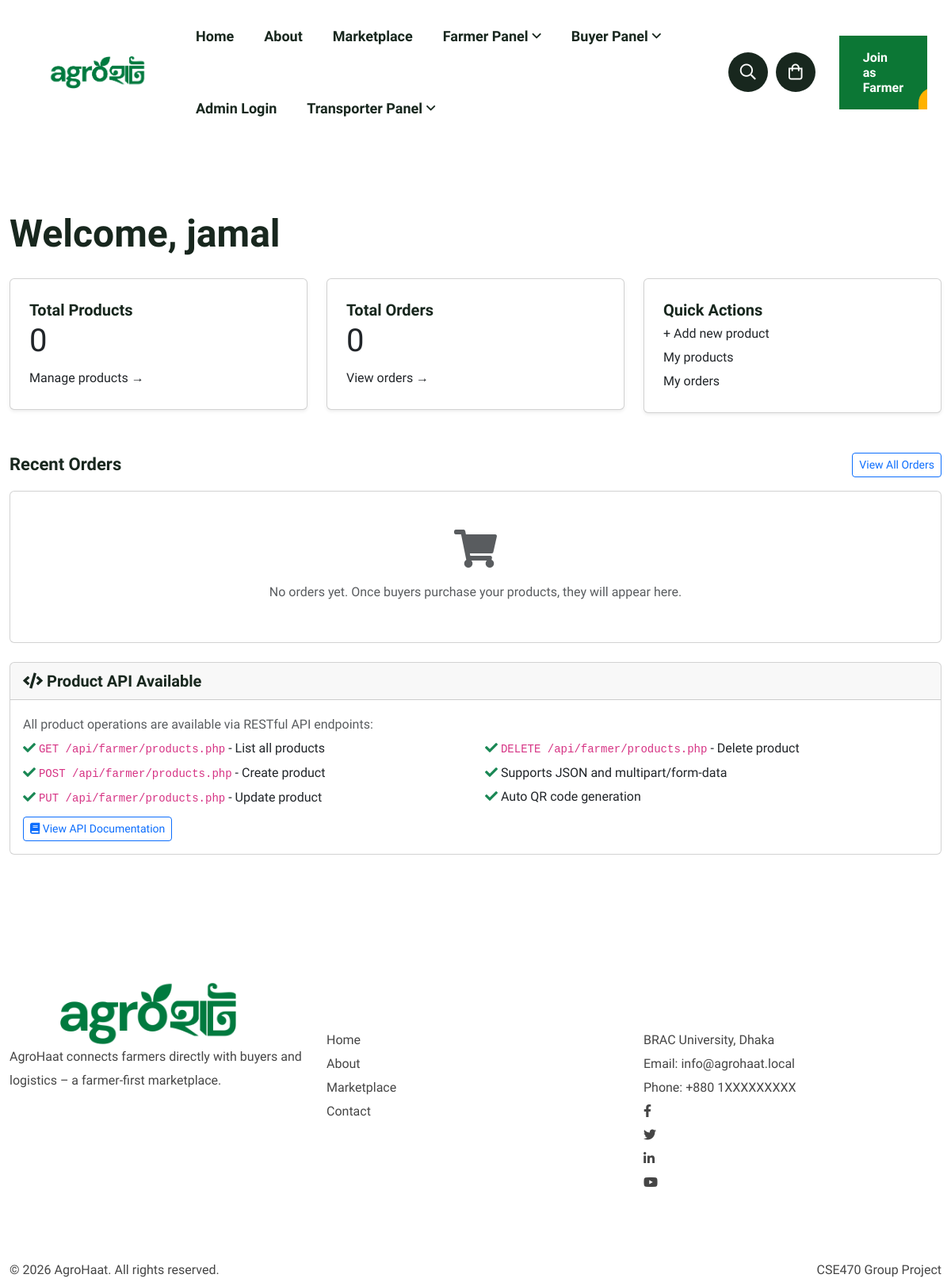
/public/farmer/dashboard.php (signed in), run on an earlier commit of the app's database.
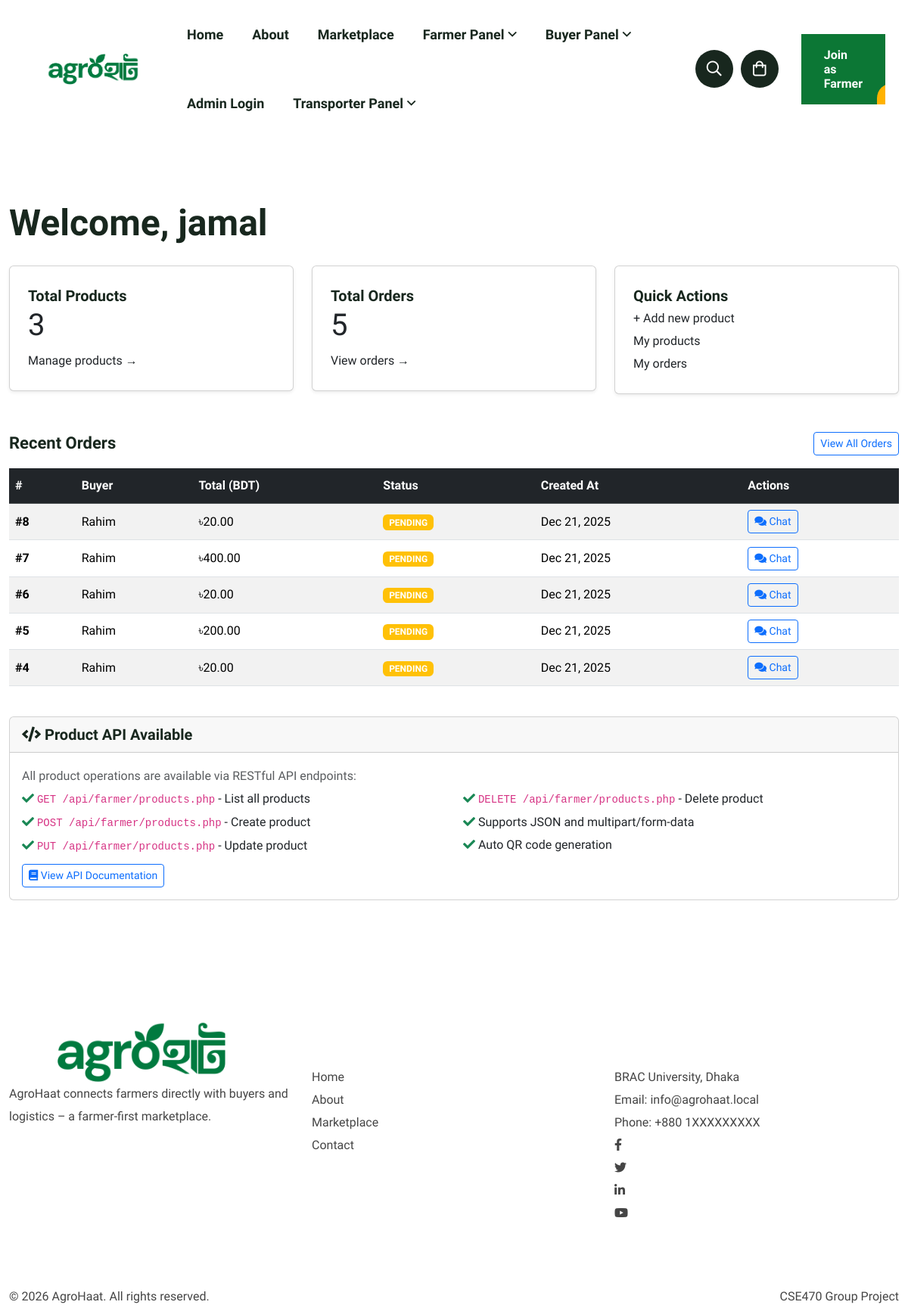
And on a later commit of the database.
### tables this page shows
CREATE TABLE `orders` (
  `order_id` bigint(20) NOT NULL,
  `buyer_id` bigint(20) NOT NULL,
  `farmer_id` bigint(20) DEFAULT NULL,
  `total_amount` decimal(12,2) NOT NULL,
  `status` enum('PENDING','PAID','PROCESSING','READY_FOR_PICKUP','SHIPPED','DELIVERED','CANCELLED','DISPUTED') DEFAULT 'PENDING',
  `payment_status` enum('UNPAID','PENDING','PAID','PARTIAL','REFUNDED') DEFAULT 'UNPAID',
  `payment_method` varchar(50) DEFAULT NULL,
  `transaction_id` varchar(255) DEFAULT NULL,
  `shipping_address` text NOT NULL,
  `delivery_note` text DEFAULT NULL,
  `created_at` timestamp NOT NULL DEFAULT current_timestamp(),
  `updated_at` timestamp NULL DEFAULT NULL ON UPDATE current_timestamp()
);

CREATE TABLE `users` (
  `user_id` bigint(20) NOT NULL,
  `full_name` varchar(100) NOT NULL,
  `phone_number` varchar(15) NOT NULL,
  `email` varchar(100) DEFAULT NULL,
  `password_hash` varchar(255) NOT NULL,
  `role` enum('ADMIN','FARMER','BUYER','TRANSPORTER') NOT NULL,
  `division` varchar(50) DEFAULT NULL,
  `district` varchar(50) DEFAULT NULL,
  `upazila` varchar(50) DEFAULT NULL,
  `address_details` text DEFAULT NULL,
  `latitude` decimal(10,8) DEFAULT NULL,
  `longitude` decimal(11,8) DEFAULT NULL,
  `is_verified` tinyint(1) DEFAULT 0,
  `is_deleted` tinyint(1) DEFAULT 0,
  `created_at` timestamp NOT NULL DEFAULT current_timestamp(),
  `updated_at` timestamp NOT NULL DEFAULT current_timestamp() ON UPDATE current_timestamp()
);

### config/config.php (called while the page is built, shortened)
<?php
$BASE_URL = 'http://localhost/Agrohaat/public/';

### public/farmer/dashboard.php (the view, shortened to what the changed rows need)
<?php
require_once '../../config/config.php';
$farmerId = $_SESSION['user_id'];
$stmt = $pdo->prepare("SELECT COUNT(*) AS c FROM products WHERE farmer_id = :fid AND is_deleted = 0");
$stmt->execute([':fid' => $farmerId]);
$productStats = $stmt->fetch();
$stmt = $pdo->prepare("SELECT COUNT(*) AS c FROM orders WHERE farmer_id = :fid");
$stmt->execute([':fid' => $farmerId]);
$orderStats = $stmt->fetch();
$stmt = $pdo->prepare("
    SELECT o.order_id, o.total_amount, o.status, o.created_at, u.full_name AS buyer_name
    FROM orders o
    JOIN users u ON u.user_id = o.buyer_id
    WHERE o.farmer_id = :fid
    ORDER BY o.created_at DESC
    LIMIT 5
");
$stmt->execute([':fid' => $farmerId]);
$recentOrders = $stmt->fetchAll();
include '../../includes/header.php';
?>
<section class="pt-80 pb-80">
    <div class="container">
        <h2 class="mb-4">Welcome, <?= htmlspecialchars($_SESSION['name'] ?? 'Farmer') ?></h2>
        <div class="row g-4 mb-5">
            <div class="col-md-4">
                <div class="card p-4 shadow-sm">
                    <h5>Total Products</h5>
                    <p class="display-6 mb-0"><?= (int)($productStats['c'] ?? 0) ?></p>
                    <a href="<?= $BASE_URL ?>farmer/products.php" class="mt-2 d-inline-block">Manage products →</a>
                </div>
            </div>
            <div class="col-md-4">
                <div class="card p-4 shadow-sm">
                    <h5>Total Orders</h5>
                    <p class="display-6 mb-0"><?= (int)($orderStats['c'] ?? 0) ?></p>
                    <a href="<?= $BASE_URL ?>farmer/orders.php" class="mt-2 d-inline-block">View orders →</a>
                </div>
            </div>
        </div>
        <div class="row">
            <div class="col-12">
                <?php if (empty($recentOrders)): ?>
                    <div class="card">
                        <div class="card-body text-center py-5">
                            <i class="fas fa-shopping-cart fa-3x text-muted mb-3"></i>
                            <p class="text-muted">No orders yet. Once buyers purchase your products, they will appear here.</p>
                        </div>
                    </div>
                <?php else: ?>
                    <div class="table-responsive">
                        <table class="table table-striped align-middle">
                            <thead class="table-dark">
                            <tr>
                                <th>#</th>
                                <th>Buyer</th>
                                <th>Total (BDT)</th>
                                <th>Status</th>
                                <th>Created At</th>
                                <th>Actions</th>
                            </tr>
                            </thead>
                            <tbody>
                            <?php foreach ($recentOrders as $o): ?>
                                <tr>
                                    <td><strong>#<?= (int)$o['order_id'] ?></strong></td>
                                    <td><?= htmlspecialchars($o['buyer_name']) ?></td>
                                    <td>৳<?= number_format((float)$o['total_amount'], 2) ?></td>
                                    <td>
                                        <span class="badge bg-<?= $o['status'] === 'DELIVERED' ? 'success' : ($o['status'] === 'PENDING' ? 'warning' : 'info') ?>">
                                            <?= htmlspecialchars($o['status']) ?>
                                        </span>
                                    </td>
                                    <td><?= date('M j, Y', strtotime($o['created_at'])) ?></td>
                                    <td>
                                        <a href="<?= $BASE_URL ?>farmer/chat.php?order_id=<?= (int)$o['order_id'] ?>"
                                           class="btn btn-sm btn-outline-primary"
                                           title="Chat with buyer">
                                            <i class="fas fa-comments"></i> Chat
                                        </a>
                                    </td>
                                </tr>
                            <?php endforeach; ?>
                            </tbody>
                        </table>
                    </div>
                <?php endif; ?>
            </div>
        </div>
    </div>
</section>
<?php include '../../includes/footer.php'; ?>

What changed in the data, as far as the page shows it:
added orders: order_id "8", buyer.full_name "Rahim", total_amount "20.00", status "PENDING", created_at "Dec 21, 2025"
added orders: order_id "7", buyer.full_name "Rahim", total_amount "400.00", status "PENDING", created_at "Dec 21, 2025"
added orders: order_id "6", buyer.full_name "Rahim", total_amount "20.00", status "PENDING", created_at "Dec 21, 2025"
added orders: order_id "5", buyer.full_name "Rahim", total_amount "200.00", status "PENDING", created_at "Dec 21, 2025"
added orders: order_id "4", buyer.full_name "Rahim", total_amount "20.00", status "PENDING", created_at "Dec 21, 2025"
Also different on the page:
$productStats['c']: "0" → "3"
$orderStats['c']: "0" → "5"
text no longer shown: "No orders yet. Once buyers purchase your products, they will appear here."
text now shown: "# Buyer Total (BDT) Status Created At Actions"
